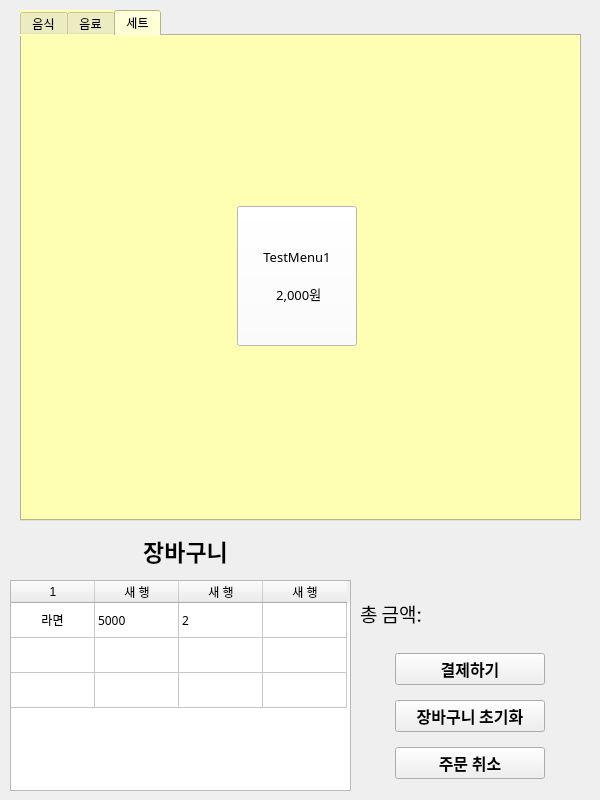
<?xml version="1.0" encoding="UTF-8"?>
<ui version="4.0">
 <class>KookminKiosk</class>
 <widget class="QMainWindow" name="KookminKiosk">
  <property name="geometry">
   <rect>
    <x>0</x>
    <y>0</y>
    <width>600</width>
    <height>800</height>
   </rect>
  </property>
  <property name="sizePolicy">
   <sizepolicy hsizetype="Preferred" vsizetype="Preferred">
    <horstretch>0</horstretch>
    <verstretch>0</verstretch>
   </sizepolicy>
  </property>
  <property name="minimumSize">
   <size>
    <width>600</width>
    <height>800</height>
   </size>
  </property>
  <property name="maximumSize">
   <size>
    <width>600</width>
    <height>800</height>
   </size>
  </property>
  <property name="font">
   <font>
    <family>나눔바른고딕</family>
   </font>
  </property>
  <property name="windowTitle">
   <string>KookminKiosk</string>
  </property>
  <property name="toolTip">
   <string notr="true"/>
  </property>
  <property name="statusTip">
   <string notr="true"/>
  </property>
  <property name="whatsThis">
   <string notr="true"/>
  </property>
  <property name="tabShape">
   <enum>QTabWidget::Rounded</enum>
  </property>
  <widget class="QWidget" name="centralwidget">
   <property name="autoFillBackground">
    <bool>false</bool>
   </property>
   <widget class="QStackedWidget" name="stackedWidget">
    <property name="geometry">
     <rect>
      <x>0</x>
      <y>0</y>
      <width>601</width>
      <height>801</height>
     </rect>
    </property>
    <property name="currentIndex">
     <number>0</number>
    </property>
    <widget class="QWidget" name="page">
     <widget class="QTabWidget" name="MenuTab">
      <property name="geometry">
       <rect>
        <x>20</x>
        <y>10</y>
        <width>561</width>
        <height>511</height>
       </rect>
      </property>
      <property name="styleSheet">
       <string notr="true">background-color:rgb(254, 255, 178)</string>
      </property>
      <property name="currentIndex">
       <number>2</number>
      </property>
      <property name="iconSize">
       <size>
        <width>20</width>
        <height>20</height>
       </size>
      </property>
      <widget class="QWidget" name="tab">
       <property name="styleSheet">
        <string notr="true"/>
       </property>
       <attribute name="title">
        <string>음식</string>
       </attribute>
       <widget class="QWidget" name="gridLayoutWidget">
        <property name="geometry">
         <rect>
          <x>0</x>
          <y>0</y>
          <width>551</width>
          <height>481</height>
         </rect>
        </property>
        <layout class="QGridLayout" name="MenuGrid" rowstretch="0" columnstretch="0">
         <property name="sizeConstraint">
          <enum>QLayout::SetDefaultConstraint</enum>
         </property>
         <property name="bottomMargin">
          <number>0</number>
         </property>
         <item row="0" column="0">
          <widget class="QPushButton" name="MenuButton">
           <property name="sizePolicy">
            <sizepolicy hsizetype="Maximum" vsizetype="Maximum">
             <horstretch>0</horstretch>
             <verstretch>0</verstretch>
            </sizepolicy>
           </property>
           <property name="minimumSize">
            <size>
             <width>120</width>
             <height>120</height>
            </size>
           </property>
           <property name="font">
            <font>
             <family>나눔바른고딕</family>
             <pointsize>10</pointsize>
            </font>
           </property>
           <property name="styleSheet">
            <string notr="true">background-color:white</string>
           </property>
           <property name="text">
            <string>TestMenu1 

 2,000원</string>
           </property>
          </widget>
         </item>
        </layout>
       </widget>
      </widget>
      <widget class="QWidget" name="tab_2">
       <attribute name="title">
        <string>음료</string>
       </attribute>
       <widget class="QWidget" name="gridLayoutWidget_2">
        <property name="geometry">
         <rect>
          <x>0</x>
          <y>0</y>
          <width>551</width>
          <height>481</height>
         </rect>
        </property>
        <layout class="QGridLayout" name="MenuGrid_2" rowstretch="0" columnstretch="0">
         <property name="sizeConstraint">
          <enum>QLayout::SetDefaultConstraint</enum>
         </property>
         <property name="bottomMargin">
          <number>0</number>
         </property>
         <item row="0" column="0">
          <widget class="QPushButton" name="MenuButton_2">
           <property name="sizePolicy">
            <sizepolicy hsizetype="Maximum" vsizetype="Maximum">
             <horstretch>0</horstretch>
             <verstretch>0</verstretch>
            </sizepolicy>
           </property>
           <property name="minimumSize">
            <size>
             <width>120</width>
             <height>140</height>
            </size>
           </property>
           <property name="font">
            <font>
             <family>나눔바른고딕</family>
             <pointsize>10</pointsize>
            </font>
           </property>
           <property name="styleSheet">
            <string notr="true">background-color:white</string>
           </property>
           <property name="text">
            <string>TestMenu1 

 2,000원</string>
           </property>
          </widget>
         </item>
        </layout>
       </widget>
      </widget>
      <widget class="QWidget" name="tab_3">
       <attribute name="title">
        <string>세트</string>
       </attribute>
       <widget class="QWidget" name="gridLayoutWidget_3">
        <property name="geometry">
         <rect>
          <x>0</x>
          <y>0</y>
          <width>551</width>
          <height>481</height>
         </rect>
        </property>
        <layout class="QGridLayout" name="MenuGrid_3" rowstretch="0" columnstretch="0">
         <property name="sizeConstraint">
          <enum>QLayout::SetDefaultConstraint</enum>
         </property>
         <property name="bottomMargin">
          <number>0</number>
         </property>
         <item row="0" column="0">
          <widget class="QPushButton" name="MenuButton_3">
           <property name="sizePolicy">
            <sizepolicy hsizetype="Maximum" vsizetype="Maximum">
             <horstretch>0</horstretch>
             <verstretch>0</verstretch>
            </sizepolicy>
           </property>
           <property name="minimumSize">
            <size>
             <width>120</width>
             <height>140</height>
            </size>
           </property>
           <property name="font">
            <font>
             <family>나눔바른고딕</family>
             <pointsize>10</pointsize>
            </font>
           </property>
           <property name="styleSheet">
            <string notr="true">background-color:white</string>
           </property>
           <property name="text">
            <string>TestMenu1 

 2,000원</string>
           </property>
          </widget>
         </item>
        </layout>
       </widget>
      </widget>
     </widget>
     <widget class="QWidget" name="verticalLayoutWidget">
      <property name="geometry">
       <rect>
        <x>360</x>
        <y>580</y>
        <width>221</width>
        <height>211</height>
       </rect>
      </property>
      <layout class="QVBoxLayout" name="verticalLayout" stretch="0,0,0,0">
       <property name="spacing">
        <number>7</number>
       </property>
       <property name="leftMargin">
        <number>0</number>
       </property>
       <item>
        <widget class="QLabel" name="TotalPriceLabel">
         <property name="minimumSize">
          <size>
           <width>0</width>
           <height>0</height>
          </size>
         </property>
         <property name="maximumSize">
          <size>
           <width>16777215</width>
           <height>50</height>
          </size>
         </property>
         <property name="font">
          <font>
           <family>나눔바른고딕</family>
           <pointsize>14</pointsize>
           <weight>50</weight>
           <bold>false</bold>
          </font>
         </property>
         <property name="text">
          <string>총 금액: </string>
         </property>
        </widget>
       </item>
       <item alignment="Qt::AlignHCenter">
        <widget class="QPushButton" name="PurchaseButton">
         <property name="sizePolicy">
          <sizepolicy hsizetype="Minimum" vsizetype="Fixed">
           <horstretch>0</horstretch>
           <verstretch>0</verstretch>
          </sizepolicy>
         </property>
         <property name="minimumSize">
          <size>
           <width>150</width>
           <height>0</height>
          </size>
         </property>
         <property name="maximumSize">
          <size>
           <width>162</width>
           <height>16777215</height>
          </size>
         </property>
         <property name="font">
          <font>
           <family>나눔바른고딕</family>
           <pointsize>12</pointsize>
           <weight>75</weight>
           <bold>true</bold>
          </font>
         </property>
         <property name="statusTip">
          <string notr="true"/>
         </property>
         <property name="styleSheet">
          <string notr="true"/>
         </property>
         <property name="text">
          <string notr="true">결제하기</string>
         </property>
        </widget>
       </item>
       <item alignment="Qt::AlignHCenter">
        <widget class="QPushButton" name="ResetShoppingcartButton">
         <property name="minimumSize">
          <size>
           <width>150</width>
           <height>0</height>
          </size>
         </property>
         <property name="font">
          <font>
           <family>나눔바른고딕</family>
           <pointsize>12</pointsize>
           <weight>75</weight>
           <bold>true</bold>
          </font>
         </property>
         <property name="text">
          <string>장바구니 초기화</string>
         </property>
        </widget>
       </item>
       <item alignment="Qt::AlignHCenter">
        <widget class="QPushButton" name="ResetShoppingcartButton_2">
         <property name="minimumSize">
          <size>
           <width>150</width>
           <height>0</height>
          </size>
         </property>
         <property name="font">
          <font>
           <family>나눔바른고딕</family>
           <pointsize>12</pointsize>
           <weight>75</weight>
           <bold>true</bold>
          </font>
         </property>
         <property name="text">
          <string>주문 취소</string>
         </property>
        </widget>
       </item>
      </layout>
     </widget>
     <widget class="QTableWidget" name="tableWidget">
      <property name="geometry">
       <rect>
        <x>10</x>
        <y>580</y>
        <width>341</width>
        <height>211</height>
       </rect>
      </property>
      <property name="editTriggers">
       <set>QAbstractItemView::NoEditTriggers</set>
      </property>
      <property name="rowCount">
       <number>3</number>
      </property>
      <attribute name="horizontalHeaderVisible">
       <bool>true</bool>
      </attribute>
      <attribute name="horizontalHeaderDefaultSectionSize">
       <number>84</number>
      </attribute>
      <attribute name="verticalHeaderVisible">
       <bool>false</bool>
      </attribute>
      <attribute name="verticalHeaderDefaultSectionSize">
       <number>35</number>
      </attribute>
      <row/>
      <row/>
      <row/>
      <column>
       <property name="text">
        <string>1</string>
       </property>
      </column>
      <column>
       <property name="text">
        <string>새 행</string>
       </property>
      </column>
      <column>
       <property name="text">
        <string>새 행</string>
       </property>
      </column>
      <column>
       <property name="text">
        <string>새 행</string>
       </property>
      </column>
      <item row="0" column="0">
       <property name="text">
        <string>라면</string>
       </property>
       <property name="textAlignment">
        <set>AlignCenter</set>
       </property>
      </item>
      <item row="0" column="1">
       <property name="text">
        <string>5000</string>
       </property>
      </item>
      <item row="0" column="2">
       <property name="text">
        <string>2</string>
       </property>
      </item>
      <item row="0" column="3">
       <property name="text">
        <string/>
       </property>
      </item>
     </widget>
     <widget class="QLabel" name="label">
      <property name="geometry">
       <rect>
        <x>90</x>
        <y>530</y>
        <width>191</width>
        <height>41</height>
       </rect>
      </property>
      <property name="font">
       <font>
        <family>나눔바른고딕</family>
        <pointsize>17</pointsize>
        <weight>75</weight>
        <bold>true</bold>
       </font>
      </property>
      <property name="text">
       <string>장바구니</string>
      </property>
      <property name="alignment">
       <set>Qt::AlignCenter</set>
      </property>
     </widget>
    </widget>
    <widget class="QWidget" name="page_2">
     <widget class="QWidget" name="verticalLayoutWidget_2">
      <property name="geometry">
       <rect>
        <x>90</x>
        <y>20</y>
        <width>411</width>
        <height>601</height>
       </rect>
      </property>
      <layout class="QVBoxLayout" name="verticalLayout_2">
       <property name="spacing">
        <number>150</number>
       </property>
       <item>
        <widget class="QLabel" name="KioskTitle">
         <property name="font">
          <font>
           <family>나눔바른고딕</family>
           <pointsize>33</pointsize>
           <weight>75</weight>
           <bold>true</bold>
          </font>
         </property>
         <property name="text">
          <string>Kookmin Kiosk</string>
         </property>
         <property name="alignment">
          <set>Qt::AlignCenter</set>
         </property>
        </widget>
       </item>
       <item alignment="Qt::AlignHCenter">
        <widget class="QPushButton" name="StartOrderButton">
         <property name="sizePolicy">
          <sizepolicy hsizetype="Minimum" vsizetype="Fixed">
           <horstretch>0</horstretch>
           <verstretch>0</verstretch>
          </sizepolicy>
         </property>
         <property name="minimumSize">
          <size>
           <width>200</width>
           <height>80</height>
          </size>
         </property>
         <property name="maximumSize">
          <size>
           <width>16777215</width>
           <height>16777215</height>
          </size>
         </property>
         <property name="font">
          <font>
           <family>나눔바른고딕</family>
           <pointsize>13</pointsize>
          </font>
         </property>
         <property name="text">
          <string>주문 시작하기</string>
         </property>
        </widget>
       </item>
      </layout>
     </widget>
     <widget class="QPushButton" name="AdminButton">
      <property name="geometry">
       <rect>
        <x>480</x>
        <y>750</y>
        <width>93</width>
        <height>28</height>
       </rect>
      </property>
      <property name="text">
       <string>관리자 도구</string>
      </property>
     </widget>
    </widget>
   </widget>
  </widget>
 </widget>
 <resources/>
 <connections/>
</ui>
